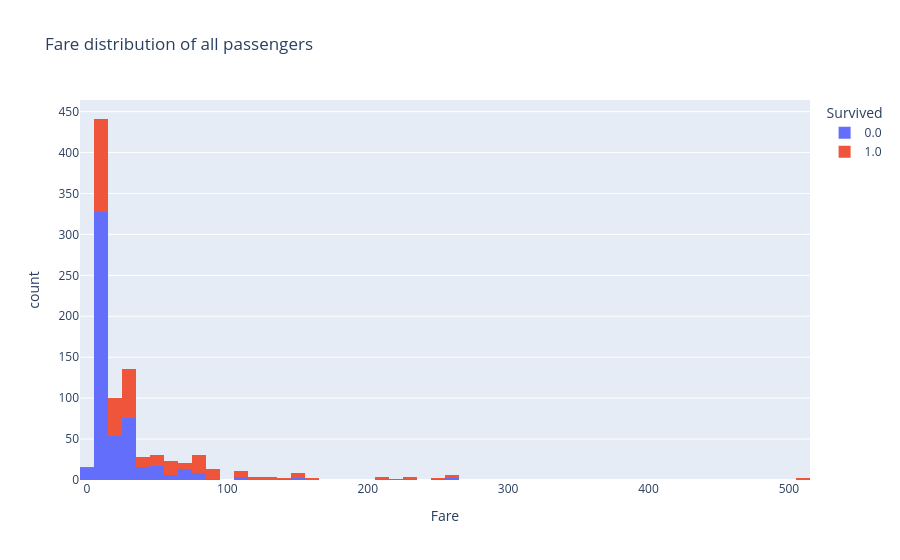

The notebook cell this image was saved under:
### Markdown cell above
**3. Histogram(interactive)**\
Распределение цены билетов

### Code cell
fig = px.histogram(data_frame=titanic_df, x="Fare", color="Survived", title="Fare distribution of all passengers")
fig.show()

### Figure 1 — Plotly figure (JSON) as saved in the notebook; plotly's stock layout.template omitted (floating-point values rounded to 4 significant figures; data arrays with more than 128 entries replaced by an {"elided": "..."} marker saying what was removed)
{"data": [{"alignmentgroup": "True", "bingroup": "x", "hovertemplate": "Survived=0.0<br>Fare=%{x}<br>count=%{y}<extra></extra>", "legendgroup": "0.0", "marker": {"color": "#636efa", "pattern": {"shape": ""}}, "name": "0.0", "offsetgroup": "0.0", "orientation": "v", "showlegend": true, "type": "histogram", "x": {"elided": "549 float values"}, "xaxis": "x", "yaxis": "y"}, {"alignmentgroup": "True", "bingroup": "x", "hovertemplate": "Survived=1.0<br>Fare=%{x}<br>count=%{y}<extra></extra>", "legendgroup": "1.0", "marker": {"color": "#EF553B", "pattern": {"shape": ""}}, "name": "1.0", "offsetgroup": "1.0", "orientation": "v", "showlegend": true, "type": "histogram", "x": {"elided": "342 float values"}, "xaxis": "x", "yaxis": "y"}], "layout": {"barmode": "relative", "legend": {"title": {"text": "Survived"}, "tracegroupgap": 0}, "title": {"text": "Fare distribution of all passengers"}, "xaxis": {"anchor": "y", "domain": [0, 1], "title": {"text": "Fare"}}, "yaxis": {"anchor": "x", "domain": [0, 1], "title": {"text": "count"}}}}
